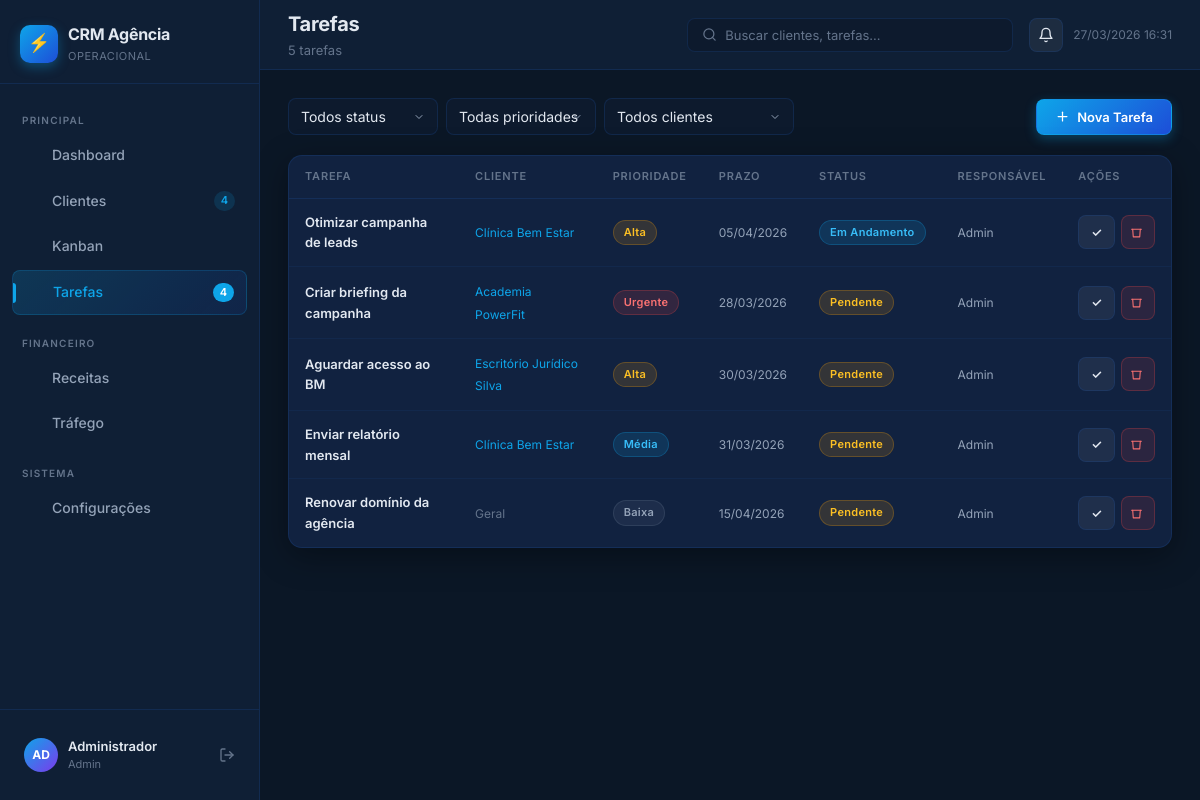
The app's page /admin/tarefas.php (signed in) with its own data.
### tables this page shows
CREATE TABLE IF NOT EXISTS `tarefas` (
    `id`           INT AUTO_INCREMENT PRIMARY KEY,
    `cliente_id`   INT DEFAULT NULL,
    `titulo`       VARCHAR(255) NOT NULL,
    `descricao`    TEXT DEFAULT NULL,
    `categoria`    VARCHAR(100) DEFAULT NULL,
    `prioridade`   ENUM('baixa','media','alta','urgente') NOT NULL DEFAULT 'media',
    `prazo`        DATE DEFAULT NULL,
    `status`       ENUM('pendente','em_andamento','concluida','atrasada') NOT NULL DEFAULT 'pendente',
    `responsavel`  VARCHAR(150) DEFAULT NULL,
    `created_at`   DATETIME NOT NULL DEFAULT CURRENT_TIMESTAMP,
    `updated_at`   DATETIME NOT NULL DEFAULT CURRENT_TIMESTAMP ON UPDATE CURRENT_TIMESTAMP,
    FOREIGN KEY (`cliente_id`) REFERENCES `clientes`(`id`) ON DELETE SET NULL
);

CREATE TABLE IF NOT EXISTS `clientes` (
    `id`                  INT AUTO_INCREMENT PRIMARY KEY,
    `empresa`             VARCHAR(200) NOT NULL,
    `responsavel`         VARCHAR(150) NOT NULL,
    `email`               VARCHAR(200) DEFAULT NULL,
    `telefone`            VARCHAR(30) DEFAULT NULL,
    `instagram`           VARCHAR(120) DEFAULT NULL,
    `nicho`               VARCHAR(120) DEFAULT NULL,
    `observacoes`         TEXT DEFAULT NULL,
    `status`              ENUM('onboarding','aguardando_cliente','em_execucao','revisao','concluido','pausado') NOT NULL DEFAULT 'onboarding',
    `saude_operacional`   ENUM('critico','atencao','estavel','avancado') NOT NULL DEFAULT 'estavel',
    `origem`              VARCHAR(100) DEFAULT NULL,
    `valor_mensal`        DECIMAL(10,2) DEFAULT 0.00,
    `plataforma_principal` VARCHAR(80) DEFAULT NULL,
    `gestor_responsavel`  VARCHAR(150) DEFAULT NULL,
    `cor_avatar`          VARCHAR(7) DEFAULT '#0ea5e9',
    `created_at`          DATETIME NOT NULL DEFAULT CURRENT_TIMESTAMP,
    `updated_at`          DATETIME NOT NULL DEFAULT CURRENT_TIMESTAMP ON UPDATE CURRENT_TIMESTAMP
);

### admin/tarefas.php (the view, shortened to what this page needs)
<?php
$db = getDB();
$where = ['1=1'];
$params = [];
$whereStr = implode(' AND ', $where);
$stmt = $db->prepare("
    SELECT t.*, c.empresa AS cliente_nome
    FROM tarefas t
    LEFT JOIN clientes c ON c.id = t.cliente_id
    WHERE $whereStr
    ORDER BY
        CASE t.status WHEN 'atrasada' THEN 0 WHEN 'em_andamento' THEN 1 WHEN 'pendente' THEN 2 ELSE 3 END,
        CASE t.prioridade WHEN 'urgente' THEN 0 WHEN 'alta' THEN 1 WHEN 'media' THEN 2 ELSE 3 END,
        t.prazo ASC
");
$stmt->execute($params);
$tarefas = $stmt->fetchAll();
?>
<!DOCTYPE html>
<html lang="pt-BR">
<head>
    <link rel="stylesheet" href="<?= BASE_URL ?>/assets/css/app.css">
</head>
<body>
<div class="app-layout">
    <?php include __DIR__ . '/../components/sidebar.php'; ?>
    <div class="app-main">
        <?php include __DIR__ . '/../components/header.php'; ?>
        <div class="app-content">
            <div style="display:flex;align-items:center;justify-content:space-between;margin-bottom:20px;flex-wrap:wrap;gap:12px;">
                <form method="GET" style="display:flex;gap:8px;flex-wrap:wrap;">
                    <select name="status" class="form-control" style="width:150px;padding:8px 12px;" onchange="this.form.submit()">
                        <option value="">Todos status</option>
                    </select>
                    <select name="prioridade" class="form-control" style="width:150px;padding:8px 12px;" onchange="this.form.submit()">
                        <option value="">Todas prioridades</option>
                    </select>
                    <select name="cliente" class="form-control" style="width:190px;padding:8px 12px;" onchange="this.form.submit()">
                        <option value="">Todos clientes</option>
                    </select>
                </form>
                <button onclick="openModal('modalNovaTarefa')" class="btn btn-primary">
                    <svg width="15" height="15" viewBox="0 0 24 24" fill="none" stroke="currentColor" stroke-width="2" stroke-linecap="round" stroke-linejoin="round"><line x1="12" y1="5" x2="12" y2="19"/><line x1="5" y1="12" x2="19" y2="12"/></svg>
                    Nova Tarefa
                </button>
            </div>
            <div class="card">
                <div class="table-responsive">
                    <table class="table">
                        <thead>
                            <tr><th>Tarefa</th><th>Cliente</th><th>Prioridade</th><th>Prazo</th><th>Status</th><th>Responsável</th><th>Ações</th></tr>
                        </thead>
                        <tbody>
                            <?php if (empty($tarefas)): ?>
                            <tr><td colspan="7">
                                <div class="empty-state">
                                    <div class="empty-icon">📋</div>
                                    <h3>Nenhuma tarefa encontrada</h3>
                                    <p>Crie uma nova tarefa ou ajuste os filtros.</p>
                                </div>
                            </td></tr>
                            <?php else: ?>
                            <?php foreach ($tarefas as $t): ?>
                            <tr>
                                <td>
                                    <div style="font-size:13px;font-weight:600;color:var(--text-primary);"><?= clean($t['titulo']) ?></div>
                                </td>
                                <td>
                                    <?php if ($t['cliente_nome']): ?>
                                    <a href="<?= BASE_URL ?>/admin/cliente-detalhe.php?id=<?= $t['cliente_id'] ?>" style="font-size:12px;color:var(--blue-primary);text-decoration:none;"><?= clean($t['cliente_nome']) ?></a>
                                    <?php else: ?><span style="color:var(--text-muted);font-size:12px;">Geral</span><?php endif; ?>
                                </td>
                                <td><?= prioridadeBadge($t['prioridade']) ?></td>
                                <td style="font-size:12px;font-weight:<?= ($t['prazo'] && $t['prazo'] < date('Y-m-d') && $t['status'] !== 'concluida') ? '700' : '400' ?>;color:<?= ($t['prazo'] && $t['prazo'] < date('Y-m-d') && $t['status'] !== 'concluida') ? 'var(--red)' : 'var(--text-secondary)' ?>;">
                                    <?= dataBR($t['prazo']) ?>
                                </td>
                                <td><?= statusTarefaBadge($t['status']) ?></td>
                                <td style="font-size:12px;color:var(--text-secondary);"><?= clean($t['responsavel'] ?? '—') ?></td>
                                <td>
                                    <div style="display:flex;gap:6px;">
                                        <?php if ($t['status'] !== 'concluida'): ?>
                                        <button class="btn btn-secondary btn-sm" onclick="quickCompleteTask(<?= $t['id'] ?>, this)" title="Concluir">✓</button>
                                        <?php endif; ?>
                                        <button class="btn btn-danger btn-icon" onclick="excluirTarefa(<?= $t['id'] ?>)">
                                            <svg width="13" height="13" viewBox="0 0 24 24" fill="none" stroke="currentColor" stroke-width="2" stroke-linecap="round" stroke-linejoin="round"><polyline points="3 6 5 6 21 6"/><path d="M19 6l-1 14H6L5 6"/></svg>
                                        </button>
                                    </div>
                                </td>
                            </tr>
                            <?php endforeach; ?>
                            <?php endif; ?>
                        </tbody>
                    </table>
                </div>
            </div>
        </div>
    </div>
</div>
</body>
</html>

### includes/functions.php (shortened to what this page needs)
<?php
function clean(string $str): string {
    return htmlspecialchars(trim($str), ENT_QUOTES, 'UTF-8');
}
function statusTarefaBadge(string $status): string {
    $map = [
        'pendente'     => ['label' => 'Pendente',     'class' => 'badge-yellow'],
        'em_andamento' => ['label' => 'Em Andamento', 'class' => 'badge-blue'],
        'concluida'    => ['label' => 'Concluída',    'class' => 'badge-green'],
        'atrasada'     => ['label' => 'Atrasada',     'class' => 'badge-red'],
    ];
    $s = $map[$status] ?? ['label' => ucfirst($status), 'class' => 'badge-gray'];
    return '<span class="badge ' . $s['class'] . '">' . $s['label'] . '</span>';
}
function prioridadeBadge(string $prioridade): string {
    $map = [
        'baixa'   => ['label' => 'Baixa',   'class' => 'badge-gray'],
        'media'   => ['label' => 'Média',   'class' => 'badge-blue'],
        'alta'    => ['label' => 'Alta',    'class' => 'badge-yellow'],
        'urgente' => ['label' => 'Urgente', 'class' => 'badge-red'],
    ];
    $s = $map[$prioridade] ?? ['label' => ucfirst($prioridade), 'class' => 'badge-gray'];
    return '<span class="badge ' . $s['class'] . '">' . $s['label'] . '</span>';
}
function dataBR(?string $date): string {
    return date('d/m/Y', strtotime($date));
}

### assets/css/app.css (style rules this page uses)
:root { --bg-primary: #0b1726; --bg-secondary: #0f1f35; --bg-card: #112240; --bg-card-hover: #152a50; --bg-input: #0d1a2d; --border: rgba(30, 80, 160, 0.25); --border-hover: rgba(14, 165, 233, 0.5); --blue-primary: #0ea5e9; --blue-deep: #1e3a8a; --blue-vibrant: #1d4ed8; --blue-light: #38bdf8; --purple: #7c3aed; --teal: #14b8a6; --green: #10b981; --yellow: #f59e0b; --red: #ef4444; --orange: #f97316; --text-primary: #e2e8f0; --text-secondary: #94a3b8; --text-muted: #64748b; --sidebar-w: 260px; --header-h: 70px; --radius: 14px; --radius-sm: 8px; --shadow: 0 4px 24px rgba(0, 0, 0, 0.4); --shadow-card: 0 8px 32px rgba(0, 0, 0, 0.35); --transition: 0.2s ease; --glow-blue: 0 0 24px rgba(14, 165, 233, 0.15); }
*, *::before, *::after { box-sizing: border-box; margin: 0; padding: 0; }
html { font-size: 16px; scroll-behavior: smooth; }
body { font-family: 'Inter', system-ui, sans-serif; background: var(--bg-primary); color: var(--text-primary); min-height: 100vh; line-height: 1.6; overflow-x: hidden; }
.app-layout { display: flex; min-height: 100vh; }
.app-main { margin-left: var(--sidebar-w); flex: 1; display: flex; flex-direction: column; min-height: 100vh; }
.app-content { flex: 1; padding: 28px; max-width: 1600px; }
.card { background: var(--bg-card); border: 1px solid var(--border); border-radius: var(--radius); box-shadow: var(--shadow-card); transition: border-color var(--transition), box-shadow var(--transition), transform var(--transition); }
.badge { display: inline-flex; align-items: center; padding: 3px 10px; border-radius: 20px; font-size: 11px; font-weight: 600; white-space: nowrap; letter-spacing: 0.3px; }
.badge-blue { background: rgba(14,165,233,0.15); color: #38bdf8; border: 1px solid rgba(14,165,233,0.25); }
.badge-yellow { background: rgba(245,158,11,0.15); color: #fbbf24; border: 1px solid rgba(245,158,11,0.25); }
.badge-red { background: rgba(239,68,68,0.15); color: #f87171; border: 1px solid rgba(239,68,68,0.25); }
.badge-gray { background: rgba(100,116,139,0.15);color: #94a3b8; border: 1px solid rgba(100,116,139,0.25); }
.btn { display: inline-flex; align-items: center; gap: 7px; padding: 9px 18px; border-radius: var(--radius-sm); font-size: 13px; font-weight: 600; font-family: inherit; cursor: pointer; border: 1px solid transparent; text-decoration: none; transition: all var(--transition); white-space: nowrap; }
.btn-primary { background: linear-gradient(135deg, var(--blue-primary), var(--blue-vibrant)); color: #fff; border-color: rgba(14,165,233,0.4); box-shadow: 0 4px 12px rgba(14,165,233,0.3); }
.btn-secondary { background: rgba(255,255,255,0.06); color: var(--text-primary); border-color: var(--border); }
.btn-danger { background: rgba(239,68,68,0.12); color: #f87171; border-color: rgba(239,68,68,0.25); }
.btn-sm { padding: 6px 12px; font-size: 12px; }
.btn-icon { padding: 8px; width: 34px; height: 34px; }
.form-control { width: 100%; background: var(--bg-input); border: 1px solid var(--border); color: var(--text-primary); font-family: inherit; font-size: 14px; padding: 10px 14px; border-radius: var(--radius-sm); transition: border-color var(--transition), box-shadow var(--transition); outline: none; appearance: none; }
.form-control::placeholder { color: var(--text-muted); }
select.form-control { cursor: pointer; background-repeat: no-repeat; background-position: right 12px center; padding-right: 36px; }
.table-responsive { overflow-x: auto; }
.table { width: 100%; border-collapse: collapse; font-size: 14px; }
.table th { padding: 12px 16px; text-align: left; font-size: 11px; font-weight: 600; color: var(--text-muted); text-transform: uppercase; letter-spacing: 0.8px; border-bottom: 1px solid var(--border); white-space: nowrap; }
.table td { padding: 13px 16px; border-bottom: 1px solid rgba(30, 80, 160, 0.12); color: var(--text-primary); vertical-align: middle; }
.table tbody tr { transition: background var(--transition); }
.table tbody tr:last-child td { border-bottom: none; }

### records on screen
tarefas: titulo "Otimizar campanha de leads", cliente.empresa "Clínica Bem Estar", prioridade "Alta", prazo "05/04/2026", status "Em Andamento", responsavel "Admin"
tarefas: titulo "Criar briefing da campanha", cliente.empresa "Academia PowerFit", prioridade "Urgente", prazo "28/03/2026", status "Pendente", responsavel "Admin"
tarefas: titulo "Aguardar acesso ao BM", cliente.empresa "Escritório Jurídico Silva", prioridade "Alta", prazo "30/03/2026", status "Pendente", responsavel "Admin"
tarefas: titulo "Enviar relatório mensal", cliente.empresa "Clínica Bem Estar", prioridade "Média", prazo "31/03/2026", status "Pendente", responsavel "Admin"
tarefas: titulo "Renovar domínio da agência", shows "Geral", prioridade "Baixa", prazo "15/04/2026", status "Pendente", responsavel "Admin"

### other values on screen
$item['label'] "Dashboard"
$item['label'] "Clientes"
$clientes_total "4"
$item['label'] "Kanban"
$item['label'] "Tarefas"
$tarefas_pendentes "4"
$item['label'] "Receitas"
$item['label'] "Tráfego"
$item['label'] "Configurações"
initials($user['nome']) "AD"
$user['nome'] "Administrador"
$user['perfil'] "Admin"
$pageTitle "Tarefas"
$pageSubtitle "5 tarefas"
